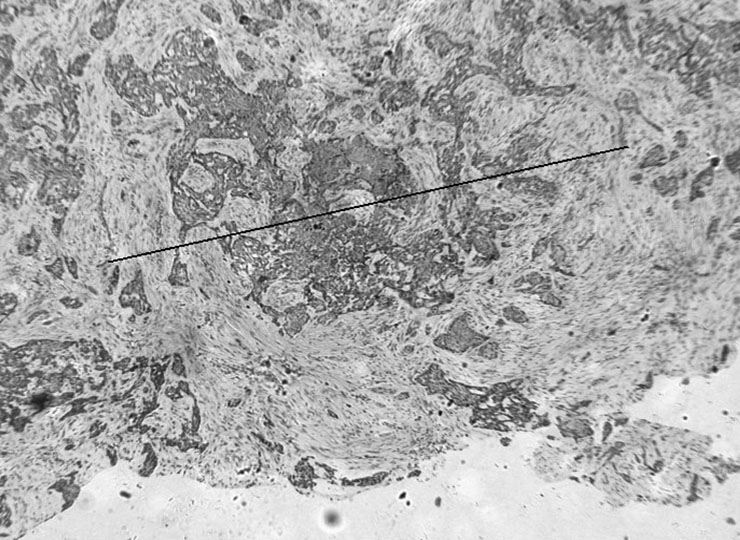
//> input picture test.jpg, 740 x 540 px
$ ./main   (built with g++ and OpenCV 4)
//> lines starting //> are read from the running program, lines starting //| are printed output that depends on the picture; after the words box and inside, x2 and y2 are one past the last pixel; in counts of white or black regions, pixels touching at a corner belong together
#include<opencv2/opencv.hpp>
#include<queue>
#include<algorithm>

using namespace std;
using namespace cv;

// {-5, 1}, {5, -1}, {-4, 1}, {4, -1}, {-10,2}, {10,-2}
static int NeighborDirection[8][2] = {{0,1},{1,1},{1,0},{1,-1},{0,-1},{-1,-1},{-1,0},{-1,1}};

typedef struct Coordinate{
    int x;
    int y;
}Coordinate;

void SearchNeighbor(Mat img_added, Mat &label_mat, queue<Coordinate> &label_coordinate_queue);
void Blur(Mat &img_interpolation, Mat label_mat, int row, int col, String pattern, int ksize);

int main(int argc, char *argv[])
{
    Mat img_src = imread("/Users/keyanchen/Files/Code/LineDetection/LineDetection/test.jpg", IMREAD_GRAYSCALE);
//> img_src is the input picture: 540 rows x 740 cols, CV_8UC1; min 0, max 255, mean 169.6
    imwrite("/Users/keyanchen/Files/Code/LineDetection/LineDetection/1.jpg", img_src);
    Mat X_gradient, Y_gradient, gradient_1, gradient_1_cv, gradient_2;
    // X方向一阶梯度
    Sobel(img_src, X_gradient, CV_16S, 1, 0);
    // Y方向一阶梯度
    Sobel(img_src, Y_gradient, CV_16S, 1, 0);
    // 二阶梯度
    Laplacian(img_src, gradient_2, CV_16S, 3);
    // 一阶梯度
    gradient_1 = abs(X_gradient) + abs(Y_gradient);
    // 自带的一阶梯度
    Sobel(img_src, gradient_1_cv, CV_16S, 1, 1);

    // 波谷矩阵
    Mat valley = Mat::zeros(img_src.rows, img_src.cols, CV_8UC1);
    // 统计灰度值对应的数量
    vector<vector<int>> gray_num(256);
    for(int i=0; i<img_src.rows; i++){
        for(int j=0; j<img_src.cols; j++){
            gray_num.at(int(img_src.at<uchar>(i,j))).push_back(1);
            if(gradient_2.at<short>(i, j) > 350){
                valley.at<uchar>(i, j) = 255;
            }
        }
    }
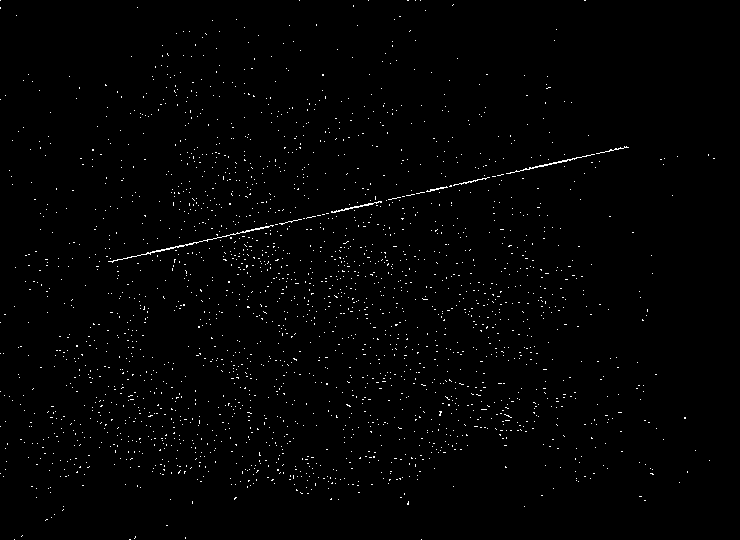
//> valley: 540 rows x 740 cols, CV_8UC1; 1% white in thin lines or dots

    // 统计阈值
    int threshold_num = int(img_src.rows*img_src.cols*0.02);
//> threshold_num = 7992
    int temp = 0;
    int threshold_gray = 0;
    for(int i=0; i<256; i++){
        if(temp >= threshold_num){
            threshold_gray = i;
            break;
        }
        temp += gray_num.size();
    }
//> after the loop, temp = 8192

    // 统计阈值化
    Mat img_threshold_1;
    threshold(img_src, img_threshold_1, threshold_gray, 255, THRESH_BINARY_INV);
//> img_threshold_1: 540 rows x 740 cols, CV_8UC1; 0.2% white in thin lines or dots, all inside (x1, y1, x2, y2) = (36, 17, 715, 497)
    // 3*3
    Mat element = getStructuringElement(MORPH_ELLIPSE,Size(3,3));
    morphologyEx(img_threshold_1, img_threshold_1, MORPH_CLOSE, element);

    // 转化为UChar
    gradient_2.convertTo(gradient_2, CV_8UC1);
//> gradient_2: 540 rows x 740 cols, CV_8UC1
    valley.convertTo(valley, CV_8UC1);
    imshow("Gradient_2", gradient_2);
    imwrite("/Users/keyanchen/Files/Code/LineDetection/LineDetection/2.jpg", gradient_2);
    imshow("Valley",valley);
    imwrite("/Users/keyanchen/Files/Code/LineDetection/LineDetection/3.jpg", valley);
    imshow("Img_Threshold_1",img_threshold_1);
    imwrite("/Users/keyanchen/Files/Code/LineDetection/LineDetection/4.jpg", img_threshold_1);

    // 波谷检测和统计阈值化的整合
    Mat img_added;
    addWeighted(valley, 0.5, img_threshold_1, 0.5, 0, img_added);
    threshold(img_added, img_added, 126, 255, THRESH_BINARY);
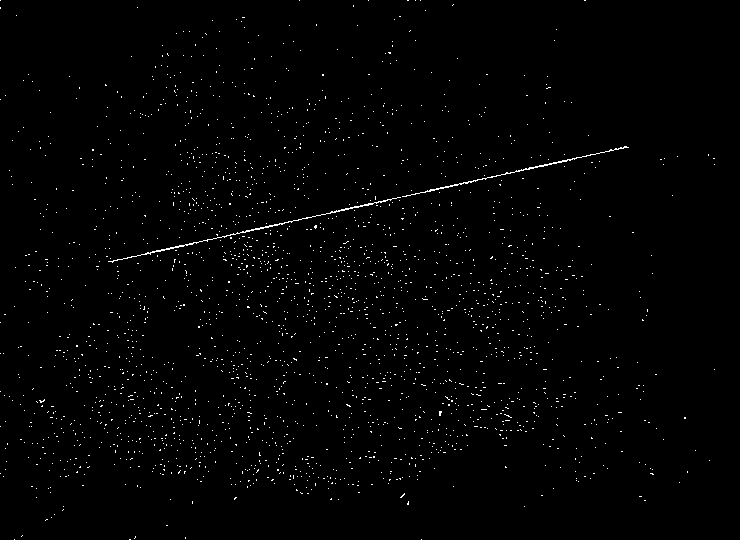
//> img_added: 540 rows x 740 cols, CV_8UC1; 1.1% white in thin lines or dots

    imshow("Img_Added", img_added);
    imwrite("/Users/keyanchen/Files/Code/LineDetection/LineDetection/5.jpg", img_added);

    // 统计霍夫变换
    Mat img_src_color;
    vector<cv::Vec2f> lines;
    cvtColor(img_src, img_src_color, COLOR_GRAY2BGR);
    HoughLines(img_added, lines, 0.5, CV_PI /2/180, 200);  // 输入的时二值图像，输出vector向量
//> lines = 1 line (rho, theta): [278.5, 1.35]
    cout<<"检测出"<<lines.size()<<"条线"<<endl;
//| 检测出1条线
    for (size_t i=0; i < lines.size(); i++) {
        float rho = lines[i][0]; //就是圆的半径r
        float theta = lines[i][1]; //就是直线的角度
        Point pt1, pt2;
        double cos_theta = cos(theta), sin_theta = sin(theta);
        double x0 = cos_theta*rho, y0 = sin_theta*rho;
        double k = -cos_theta/sin_theta;
        double b = rho/sin_theta;
        cout<<"直线的k="<<k<<",b="<<b<<endl;
        pt1.x = cvRound(x0 + 1000 * (-sin_theta));
        pt1.y = cvRound(y0 + 1000 * (cos_theta));
        pt2.x = cvRound(x0 - 1000 * (-sin_theta));
        pt2.y = cvRound(y0 - 1000 * (cos_theta));
        line(img_src_color, pt1, pt2, Scalar(0, 0, 255), 1.5); //Scalar函数用于调节线段颜色，就是你想检测到的线段显示的是什么颜色
    }
//> this loop made 1 pass
//> (rho, theta, cos_theta, sin_theta, x0, y0, k, b) on pass 1: (278.5, 1.35, 0.216, 0.976, 60.28, 271.9, -0.222, 285.3)
//| 直线的k=-0.221695,b=285.262
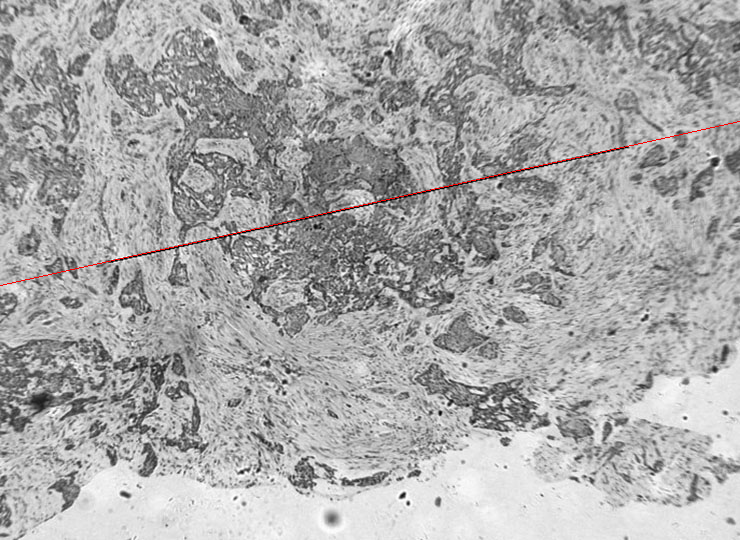
//> img_src_color: 540 rows x 740 cols, CV_8UC3; 0.19% of pixels changed, all inside (x1, y1, x2, y2) = (0, 121, 740, 286)
    imshow("Hough_Statistics ", img_src_color);
    imwrite("/Users/keyanchen/Files/Code/LineDetection/LineDetection/6.jpg", img_src_color);

    // 创建后文的种子候选区域
    Mat seeds_lookup = Mat::zeros(img_src.rows, img_src.cols, CV_8UC1);
    // 概率霍夫变换
    vector<Vec4i> points;
    cvtColor(img_src, img_src_color, COLOR_GRAY2BGR);
    HoughLinesP(img_added, points, 1, CV_PI/2/180, 200, 0, 120);  // 输入的时二值图像，输出vector向量
//> points = 1 line (x1, y1, x2, y2): [109, 261, 627, 147]
    cout<<"检测出"<<points.size()<<"条线"<<endl;
//| 检测出1条线
    for (int i=0; i < points.size(); i++) {
        Point pt1(points[i][0], points[i][1]);
        Point pt2(points[i][2], points[i][3]);
        double k = float(pt2.y-pt1.y)/(pt2.x-pt1.x);
        double b = pt2.y-pt2.x/(pt2.x-pt1.x)*(pt2.y-pt1.y);
        cout<<"直线的k="<<k<<",b="<<b<<endl;
        line(img_src_color, pt1, pt2, cv::Scalar(0, 0, 255), 1.5);
        line(seeds_lookup, pt1, pt2, 255, 2);
    }
//> this loop made 1 pass
//> (pt1, pt2, k, b) on pass 1: (Point(109, 261), Point(627, 147), -0.22, 261)
//| 直线的k=-0.220077,b=261
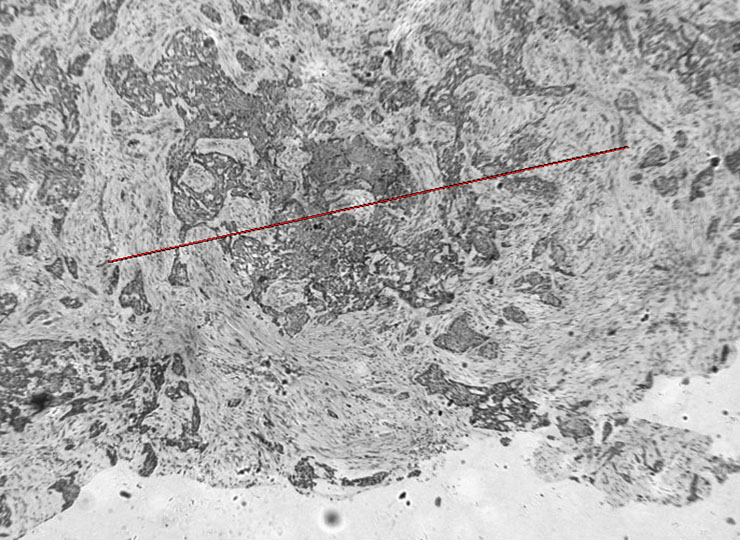
//> img_src_color: 540 rows x 740 cols, CV_8UC3; 0.13% of pixels changed, all inside (x1, y1, x2, y2) = (109, 147, 628, 262)
//> seeds_lookup: 540 rows x 740 cols, CV_8UC1; 0.38% white; 1 white region, box (x1, y1, x2, y2) and area: (108, 146, 629, 263) 1535
    imshow("Hough_Probability", img_src_color);
    imwrite("/Users/keyanchen/Files/Code/LineDetection/LineDetection/7.jpg", img_src_color);
    imshow("seeds_lookup", seeds_lookup);
    imwrite("/Users/keyanchen/Files/Code/LineDetection/LineDetection/8.jpg", seeds_lookup);

    // 求最长连通域
    queue<Coordinate> label_coordinate_queue;
    Mat label_mat = Mat::zeros(img_src.rows, img_src.cols, CV_8UC1);

    for(int row=0; row < img_src.rows; row++){
        for(int col=0; col<img_src.cols; col++){
            if(seeds_lookup.at<uchar>(row, col)==255 && img_added.at<uchar>(row, col)==255 && label_mat.at<uchar>(row, col)==0){
                label_coordinate_queue.push(Coordinate{row, col});
                while(!label_coordinate_queue.empty()){
                    SearchNeighbor(img_added, label_mat, label_coordinate_queue);
                }
            }
        }
    }
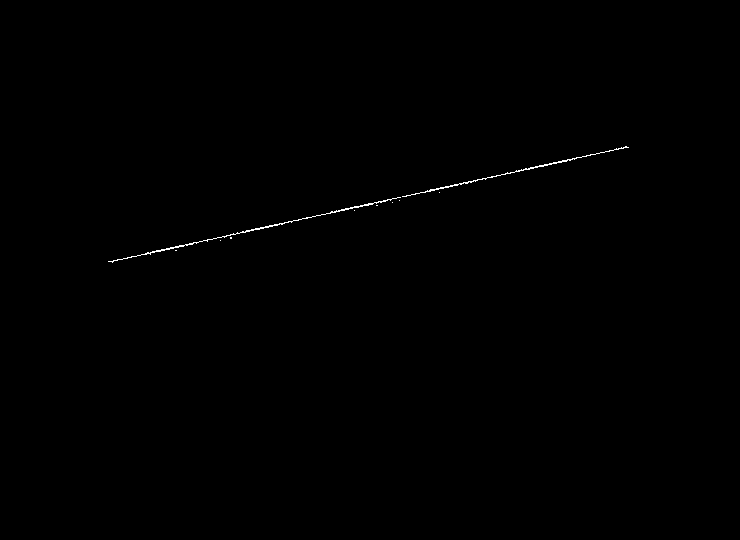
//> label_mat: 540 rows x 740 cols, CV_8UC1; 0.19% white in thin lines or dots, all inside (x1, y1, x2, y2) = (108, 146, 629, 263)
//> after the loop, label_coordinate_queue = 0 items
    imshow("Longest_Connected_Component_Label", label_mat);
    imwrite("/Users/keyanchen/Files/Code/LineDetection/LineDetection/9.jpg", label_mat);
    element = getStructuringElement(MORPH_ELLIPSE,Size(3,3));
    dilate(label_mat, label_mat, element);
//> label_mat: 540 rows x 740 cols, CV_8UC1; 0.47% white; 1 white region, box (x1, y1, x2, y2) and area: (107, 145, 630, 264) 1863
    imwrite("/Users/keyanchen/Files/Code/LineDetection/LineDetection/10.jpg", label_mat);

    //插值
    Mat img_interpolation_median = img_src.clone();
    Mat img_interpolation_mean = img_src.clone();
    for(int row=0; row < img_src.rows; row++){
        for(int col=0; col<img_src.cols; col++){
            if(label_mat.at<uchar>(row, col)==255){
                Blur(img_interpolation_median, label_mat, row, col, "median", 3);
                Blur(img_interpolation_mean, label_mat, row, col, "mean", 3);
            }
        }
    }
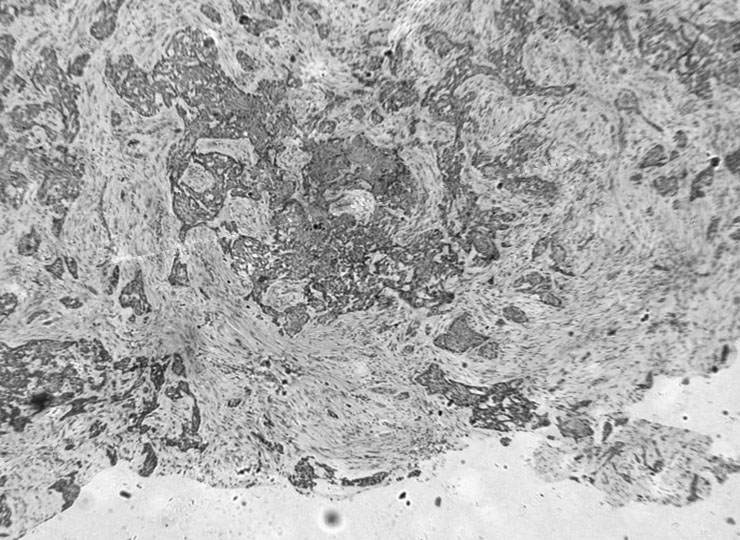
//> img_interpolation_median: 540 rows x 740 cols, CV_8UC1; 0.47% of pixels changed, all inside (x1, y1, x2, y2) = (107, 145, 630, 264)
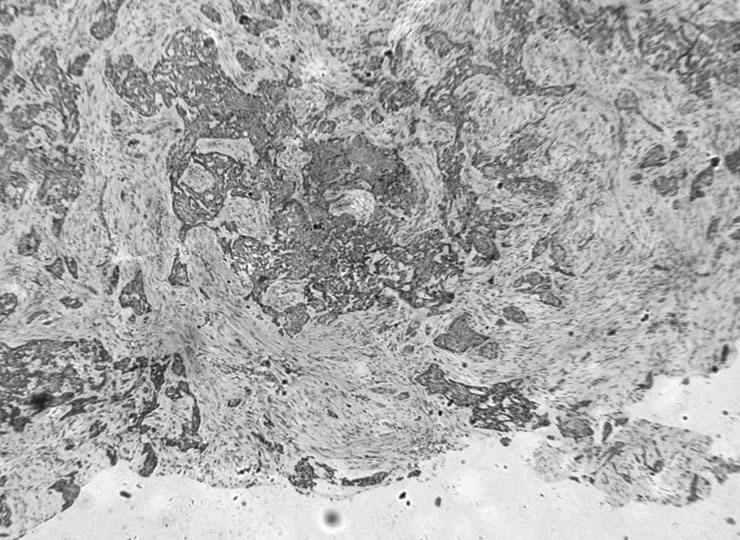
//> img_interpolation_mean: 540 rows x 740 cols, CV_8UC1; 0.46% of pixels changed, all inside (x1, y1, x2, y2) = (107, 145, 630, 264)
    imshow("img_interpolation_median", img_interpolation_median);
    imwrite("/Users/keyanchen/Files/Code/LineDetection/LineDetection/11.jpg", img_interpolation_median);
    imshow("img_interpolation_mean", img_interpolation_mean);
    imwrite("/Users/keyanchen/Files/Code/LineDetection/LineDetection/12.jpg", img_interpolation_mean);

    waitKey(0);
    destroyAllWindows();
    return 0;
}
void Blur(Mat &img_interpolation, Mat label_mat, int row, int col, String pattern, int ksize=3){
    vector<uchar> data;
    int sum_data = 0;
    for(int i = row-floor(ksize/2); i<row+ceil(ksize/2); i++){
        for(int j = col-floor(ksize/2); j<col+ceil(ksize/2); j++){
            if(label_mat.at<uchar>(i, j)==0){
                data.push_back(img_interpolation.at<uchar>(i, j));
                sum_data += data.back();
            }
        }
    }
    sort(data.begin(), data.end());
// [9 lines of commented-out code are left out]
    if(data.empty()){
        Blur(img_interpolation, label_mat, row, col, pattern, ksize=ksize+2);
        return;
    }
    if(pattern=="median"){
        img_interpolation.at<uchar>(row, col) = data.at(floor(data.size()/2));
    }
    else if(pattern=="mean"){
        img_interpolation.at<uchar>(row, col) = uchar(int(sum_data/data.size()));
    }
}


void SearchNeighbor(Mat img_added, Mat &label_mat, queue<Coordinate> &label_coordinate_queue){
    Coordinate tempxy = label_coordinate_queue.front();
    label_coordinate_queue.pop();
    label_mat.at<uchar>(tempxy.x, tempxy.y) = 255;

    for(int k=0; k<8; k++){
        tempxy = {tempxy.x+NeighborDirection[k][0], tempxy.y+NeighborDirection[k][1]};
        if(tempxy.x<0 || tempxy.x>label_mat.rows || tempxy.y<0 || tempxy.y>label_mat.cols){
            continue;
        }
        if(img_added.at<uchar>(tempxy.x, tempxy.y)==255 && label_mat.at<uchar>(tempxy.x, tempxy.y)==0){
            label_coordinate_queue.push(tempxy);
        }
    }
}

// [60 lines of commented-out code are left out]
